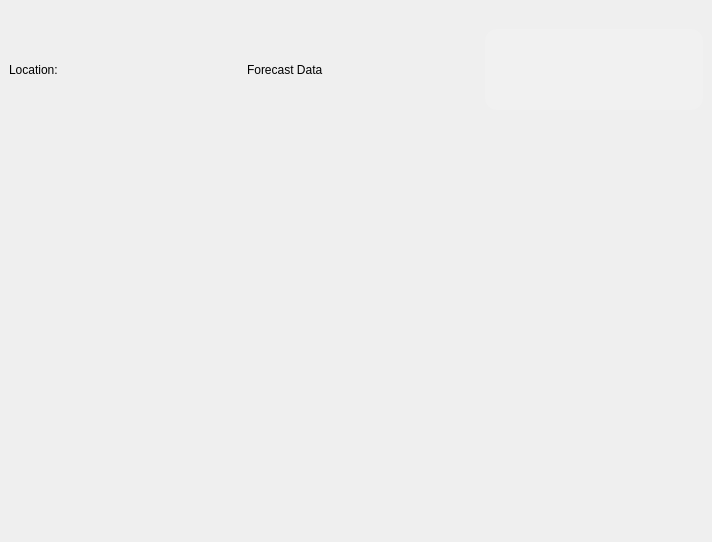
<?xml version="1.0" encoding="UTF-8"?>
<ui version="4.0">
 <class>futureGraph</class>
 <widget class="QDialog" name="futureGraph">
  <property name="geometry">
   <rect>
    <x>0</x>
    <y>0</y>
    <width>712</width>
    <height>542</height>
   </rect>
  </property>
  <property name="windowTitle">
   <string>Dialog</string>
  </property>
  <property name="styleSheet">
   <string notr="true">background-image: url(&quot;:/new/prefix1/image/background.png&quot;);</string>
  </property>
  <layout class="QHBoxLayout" name="horizontalLayout_3">
   <property name="spacing">
    <number>0</number>
   </property>
   <property name="leftMargin">
    <number>0</number>
   </property>
   <property name="topMargin">
    <number>0</number>
   </property>
   <property name="rightMargin">
    <number>0</number>
   </property>
   <property name="bottomMargin">
    <number>0</number>
   </property>
   <item>
    <widget class="QWidget" name="centralWidget" native="true">
     <layout class="QHBoxLayout" name="horizontalLayout_2">
      <item>
       <layout class="QVBoxLayout" name="verticalLayout" stretch="1,5">
        <property name="spacing">
         <number>20</number>
        </property>
        <property name="topMargin">
         <number>20</number>
        </property>
        <item>
         <layout class="QHBoxLayout" name="horizontalLayout">
          <item>
           <widget class="QLabel" name="location">
            <property name="styleSheet">
             <string notr="true">background:transparent;
color:black;
font: 10pt 'Segoe UI';</string>
            </property>
            <property name="text">
             <string>Location:</string>
            </property>
           </widget>
          </item>
          <item>
           <widget class="QLabel" name="label">
            <property name="styleSheet">
             <string notr="true">background:transparent;
color:black;
font: 10pt 'Segoe UI';</string>
            </property>
            <property name="text">
             <string>Forecast Data</string>
            </property>
           </widget>
          </item>
          <item>
           <widget class="QPushButton" name="return_btn_3">
            <property name="sizePolicy">
             <sizepolicy hsizetype="Minimum" vsizetype="Preferred">
              <horstretch>0</horstretch>
              <verstretch>0</verstretch>
             </sizepolicy>
            </property>
            <property name="styleSheet">
             <string notr="true">QPushButton{
	background:transparent;
	border:none;
	border-radius:12%;
	background:rgba(255,255,255,0.1);
}
QPushButton:hover{
	background:rgba(255,255,255,0.3);
}</string>
            </property>
            <property name="text">
             <string/>
            </property>
           </widget>
          </item>
         </layout>
        </item>
        <item>
         <widget class="QCustomPlot" name="futureplot" native="true"/>
        </item>
       </layout>
      </item>
     </layout>
    </widget>
   </item>
  </layout>
 </widget>
 <customwidgets>
  <customwidget>
   <class>QCustomPlot</class>
   <extends>QWidget</extends>
   <header>qcustomplot.h</header>
   <container>1</container>
  </customwidget>
 </customwidgets>
 <resources/>
 <connections/>
</ui>
